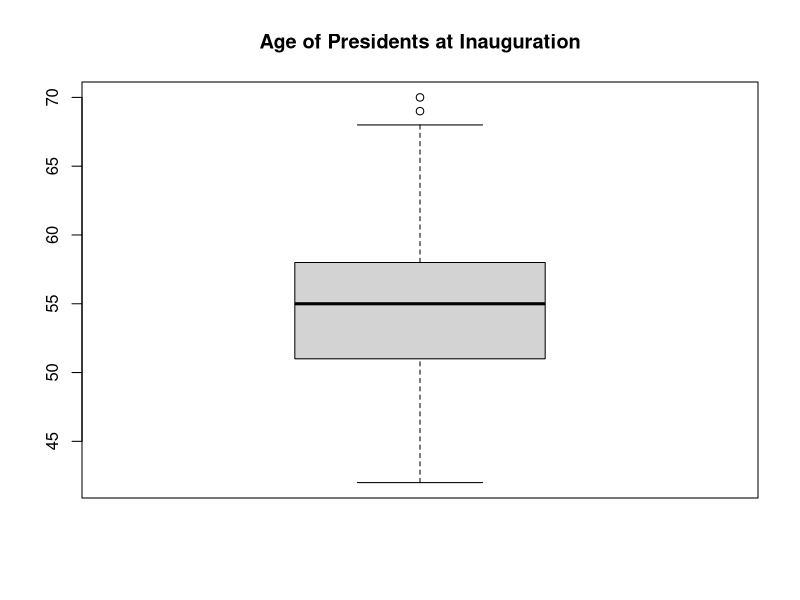
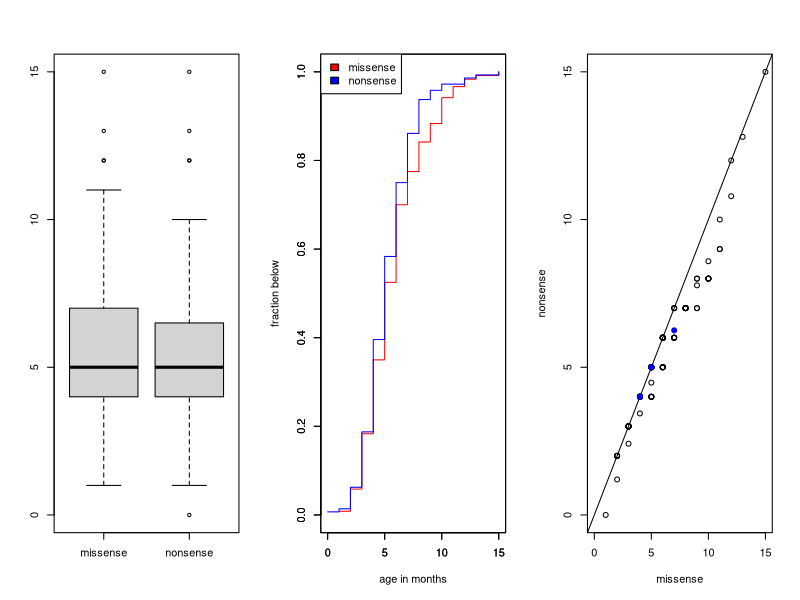

R code for these plots, in order:
## ---- chunk 1
knitr::opts_chunk$set(comment = NA)
## ---- chunk 2
median(c(2, 4, 6, 8, 10))
median(c(2, 4, 6, 8))
## ---- chunk 3
age <- c(57, 61, 57, 57, 58, 57, 61, 54, 68, 51, 49, 64, 50, 48, 65, 52, 56, 46, 54, 49, 51, 47, 55, 55, 54, 42, 51, 56, 55, 51, 54, 51, 60, 61, 43, 55, 56, 61, 52, 69, 64, 46, 54, 47, 70)
boxplot(age, main = "Age of Presidents at Inauguration")
## ---- chunk 4
bacteria<-c(rep(1.5,18),rep(2.0,71),rep(2.5,48),rep(3,37),rep(3.5,16),rep(4,6), + rep(4.5,4)) 
length(bacteria)
mean(bacteria)
var(bacteria)
sd(bacteria)
## ---- chunk 5
quantile(age, .8)
## ---- chunk 6
ecdf(age)(57)
## ---- chunk 7
data.frame(sort(age), scale(sort(age)))
## ---- chunk 8
missense<-c(1,rep(2,6),rep(3,15),rep(4,20),rep(5,21),rep(6,21),rep(7,9),rep(8,8), rep(9,5),rep(10,7),11,11,11,12,12,13,15)
nonsense<-c(0,1,rep(2,7),rep(3,18),rep(4,30),rep(5,27),rep(6,24),rep(7,16), rep(8,11),rep(9,3),10,10,12,12,13,15)
summary(missense)
summary(nonsense) 
## ---- chunk 9
par(mfrow=c(1,3))
boxplot(missense,nonsense,names=c("missense","nonsense"))
plot(sort(missense),
     1:length(missense)/length(missense),
     type="s", 
     xlab=c("age in months"),
     ylab=c("fraction below"),
     xlim=c(0,15), 
     ylim=c(0,1),
     col="red")
par(new=TRUE)
plot(sort(nonsense),
     1:length(nonsense)/length(nonsense),
     type="s", 
     xlab=c(""),
     ylab=c(""),
     xlim=c(0,15),
     ylim=c(0,1),
     col="blue")
legend("topleft",c("missense","nonsense"),fill=c("red","blue"))
qqplot(missense,nonsense,xlim=c(0,15),ylim=c(0,15))
abline(a=0,b=1)
q<-c(0.25,0.50,0.75)
points(quantile(missense,q),quantile(nonsense,q),col="blue",pch=19) 

